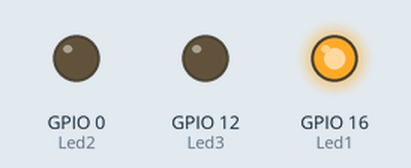
This sketch was run on a simulated ESP8266 (NodeMCU). On the bench: output pins drawn as LEDs (lit = HIGH). WiFi joins after 1.5 s; servers stay silent unless stated; what the sketch prints to the serial monitor is not drawn.

Above: at 2.0 s.
At 4.0 s:
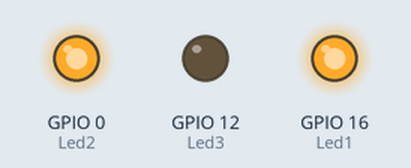
At 7.0 s:
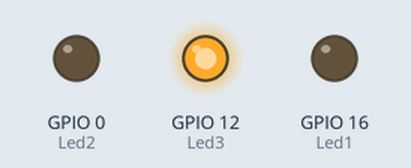
At 8.0 s:
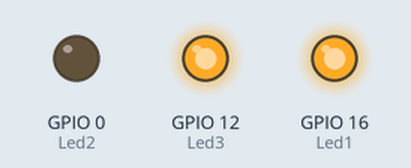
At 11.0 s:
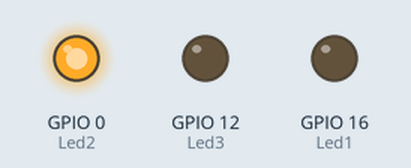
At 13.0 s:
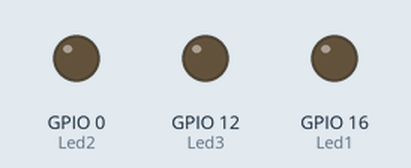
Timing chart, 0 to 14.5 s (numbered marks = the images above):
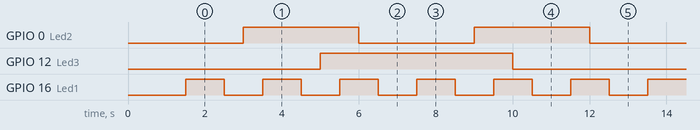

The sketch:

ota_ornekleri_1_BasicOTA.ino
```cpp
#include <ESP8266WiFi.h>
#include <ESP8266mDNS.h>
#include <WiFiUdp.h>
#include <ArduinoOTA.h>
bool sayac1 = 0 ;
bool sayac2 = 0 ;
bool sayac3 = 0 ;
#ifndef STASSID
#define STASSID "HIKMET"
#define STAPSK  "1999_XqC_2001"
#define Led1 16
#define Led2 0
#define Led3 12
#define Buton 4
#endif

unsigned long lastTime1 = 0;
unsigned long lastTime2 = 0;
unsigned long lastTime3 = 0;
const char* ssid = STASSID;
const char* password = STAPSK;

void setup() {
  pinMode(Buton, INPUT);
  pinMode(Led1, OUTPUT);
  pinMode(Led2, OUTPUT);
  pinMode(Led3, OUTPUT);
  Serial.begin(115200);
  Serial.println("Booting");
  WiFi.mode(WIFI_STA);
  WiFi.begin(ssid, password);
  while (WiFi.waitForConnectResult() != WL_CONNECTED) {
    Serial.println("Connection Failed! Rebooting...");
    delay(5000);
    ESP.restart();

  }

  // Port defaults to 8266
  ArduinoOTA.setPort(8266);

  // Hostname defaults to esp8266-[ChipID]
  ArduinoOTA.setHostname("hikmetOda");

  // No authentication by default
  ArduinoOTA.setPassword("123");

  // Password can be set with it's md5 value as well
  // MD5(admin) = 21232f297a57a5a743894a0e4a801fc3
  // ArduinoOTA.setPasswordHash("21232f297a57a5a743894a0e4a801fc3");

  ArduinoOTA.onStart([]() {
    String type;
    if (ArduinoOTA.getCommand() == U_FLASH) {
      type = "sketch";
    } else { // U_FS
      type = "filesystem";
    }

    // NOTE: if updating FS this would be the place to unmount FS using FS.end()
    Serial.println("Start updating " + type);
  });
  ArduinoOTA.onEnd([]() {
    Serial.println("\nEnd");
  });
  ArduinoOTA.onProgress([](unsigned int progress, unsigned int total) {
    Serial.printf("Progress: %u%%\r", (progress / (total / 100)));
  });
  ArduinoOTA.onError([](ota_error_t error) {
    Serial.printf("Error[%u]: ", error);
    if (error == OTA_AUTH_ERROR) {
      Serial.println("Auth Failed");
    } else if (error == OTA_BEGIN_ERROR) {
      Serial.println("Begin Failed");
    } else if (error == OTA_CONNECT_ERROR) {
      Serial.println("Connect Failed");
    } else if (error == OTA_RECEIVE_ERROR) {
      Serial.println("Receive Failed");
    } else if (error == OTA_END_ERROR) {
      Serial.println("End Failed");
    }
  });
  ArduinoOTA.begin();
  Serial.println("Ready");
  Serial.print("IP address: ");
  Serial.println(WiFi.localIP());
}

void loop() {
  ArduinoOTA.handle();

  if (millis() - lastTime3 > 5000)
  {
    digitalWrite(Led3, HIGH);
    sayac3 = !sayac3;


    digitalWrite(Led3, sayac3);

    lastTime3 = millis();
  }
  if (millis() - lastTime2 > 3000)
  {
    digitalWrite(Led2, HIGH);
    sayac2 = !sayac2;


    digitalWrite(Led2, sayac2);

    lastTime2 = millis();
  }
  if (millis() - lastTime1 > 1000)
  {
    digitalWrite(Led1, HIGH);
    sayac1 = !sayac1;


    digitalWrite(Led1, sayac1);

    lastTime1 = millis();
  }

}
```

Measured:
- by itself, GPIO 0 (Led2): alternates HIGH for 3.0 s and LOW for 3.0 s
- by itself, GPIO 12 (Led3): alternates HIGH for 5.0 s and LOW for 5.0 s
- by itself, GPIO 16 (Led1): alternates HIGH for 1.0 s and LOW for 1.0 s
